Frame 1 (no input): blank canvas, image omitted
Frame 60 (the mouse pressed at the canvas centre just before this capture): blank canvas, image omitted
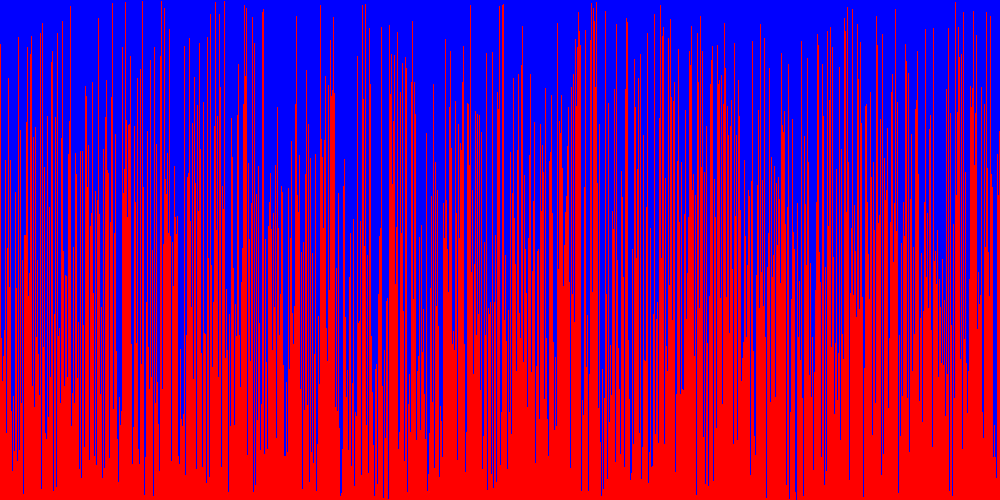
Frame 120 (the mouse held since frame 60 and released just before this capture)

The Processing sketch whose frames 1 and 60 were blank and that drew this single picture after the mouse press (run headless with seeded random() and noise(); from frame 60 on, the mouse is pressed at the canvas centre):

// Processing sketch: VisualArraySorter
// ── VisualArraySorter.pde
/* Paste the code into a new Processing sketch and complete the steps. */

//1. create an array of ints. don't initialize it yet.
int numbers[];
int x;
void setup() {
  //2. set the size of your window
  size(1000,500);
  //  if you are using Processing 3, you cannot use variables
  //  because the developers don't know how programming is supposed to work.

  //3. initialize your array with the built in width variable
  numbers = new int[width];
  //4. initialize the ints in the array with random numbers
  //   from 0 to the built in height variable


  //5. call the noStroke() method
noStroke();
}
void randomize() {
for (int i = 0; i < numbers.length; i++) {
      numbers[i] = int(random(height));
    }
}

void draw() {
  //6. set the background color with background(r, g, b);
background(0, 0, 255);
  //7. set the color for your graph
fill(255, 0, 0);
  //8. draw a rectangle for each int in your array.
  //   the x value will be the current index in the array
  for (int i = 0; i < numbers.length; i++) {
      rect(i, height, 1, -numbers[i]);
    }
  //   the y value will the height variable
  int y = height;
  //   the width is 1 (one)
  //   the height is negative the value of the element at the current index of the array


  //9. call the stepSort method
stepSort(numbers);
  //10. extract the code that randomizes the array into a method.

  //11. call the method you made in step 10 when the mouse is pressed
if (mousePressed) {
  randomize();
}
}

void stepSort(int[] arr) {
  for (int i = 1; i < arr.length; i++) {
    if (arr[i - 1] > arr[i]) {
      int t = arr[i];
      arr[i] = arr[i - 1];
      arr[i - 1] = t;
    }
  }
}
